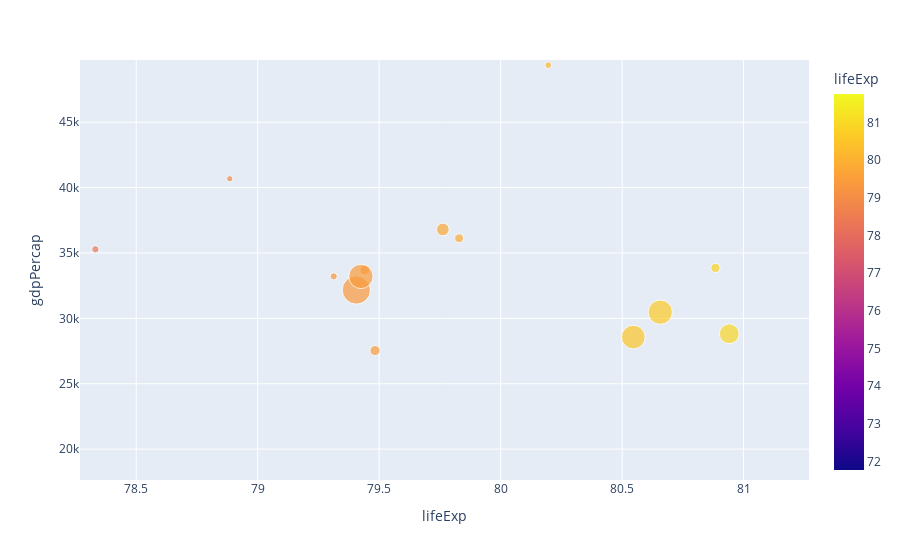

Here is the notebook cell this chart was saved with:
### Code cell
fig = px.scatter(europe_data2007, x='lifeExp', y='gdpPercap', size='pop', color='lifeExp', hover_name='country')
fig.show()

### Figure 1 — Plotly figure (JSON) as saved in the notebook; plotly's stock layout.template omitted (floating-point values rounded to 4 significant figures)
{"data": [{"hovertemplate": "<b>%{hovertext}</b><br><br>lifeExp=%{marker.color}<br>gdpPercap=%{y}<br>pop=%{marker.size}<extra></extra>", "hovertext": ["Albania", "Austria", "Belgium", "Bosnia and Herzegovina", "Bulgaria", "Croatia", "Czech Republic", "Denmark", "Finland", "France", "Germany", "Greece", "Hungary", "Iceland", "Ireland", "Italy", "Montenegro", "Netherlands", "Norway", "Poland", "Portugal", "Romania", "Serbia", "Slovak Republic", "Slovenia", "Spain", "Sweden", "Switzerland", "Turkey", "United Kingdom"], "legendgroup": "", "marker": {"color": [76.42, 79.83, 79.44, 74.85, 73.0, 75.75, 76.49, 78.33, 79.31, 80.66, 79.41, 79.48, 73.34, 81.76, 78.89, 80.55, 74.54, 79.76, 80.2, 75.56, 78.1, 72.48, 74.0, 74.66, 77.93, 80.94, 80.88, 81.7, 71.78, 79.42], "coloraxis": "coloraxis", "size": [3600523, 8199783, 10392226, 4552198, 7322858, 4493312, 10228744, 5468120, 5238460, 61083916, 82400996, 10706290, 9956108, 301931, 4109086, 58147733, 684736, 16570613, 4627926, 38518241, 10642836, 22276056, 10150265, 5447502, 2009245, 40448191, 9031088, 7554661, 71158647, 60776238], "sizemode": "area", "sizeref": 206000.0, "symbol": "circle"}, "mode": "markers", "name": "", "orientation": "v", "showlegend": false, "type": "scatter", "x": [76.42, 79.83, 79.44, 74.85, 73.0, 75.75, 76.49, 78.33, 79.31, 80.66, 79.41, 79.48, 73.34, 81.76, 78.89, 80.55, 74.54, 79.76, 80.2, 75.56, 78.1, 72.48, 74.0, 74.66, 77.93, 80.94, 80.88, 81.7, 71.78, 79.42], "xaxis": "x", "y": [5937.0, 36130.0, 33690.0, 7446.0, 10680.0, 14620.0, 22830.0, 35280.0, 33210.0, 30470.0, 32170.0, 27540.0, 18010.0, 36180.0, 40680.0, 28570.0, 9254.0, 36800.0, 49360.0, 15390.0, 20510.0, 10810.0, 9787.0, 18680.0, 25770.0, 28820.0, 33860.0, 37510.0, 8458.0, 33200.0], "yaxis": "y"}], "layout": {"autosize": true, "coloraxis": {"colorbar": {"title": {"text": "lifeExp"}}, "colorscale": [[0, "#0d0887"], [0.1111, "#46039f"], [0.2222, "#7201a8"], [0.3333, "#9c179e"], [0.4444, "#bd3786"], [0.5556, "#d8576b"], [0.6667, "#ed7953"], [0.7778, "#fb9f3a"], [0.8889, "#fdca26"], [1, "#f0f921"]]}, "legend": {"itemsizing": "constant", "tracegroupgap": 0}, "margin": {"t": 60}, "xaxis": {"anchor": "y", "autorange": false, "domain": [0, 1], "range": [78.27, 81.27], "title": {"text": "lifeExp"}, "type": "linear"}, "yaxis": {"anchor": "x", "autorange": false, "domain": [0, 1], "range": [17640.0, 49760.0], "title": {"text": "gdpPercap"}, "type": "linear"}}}
